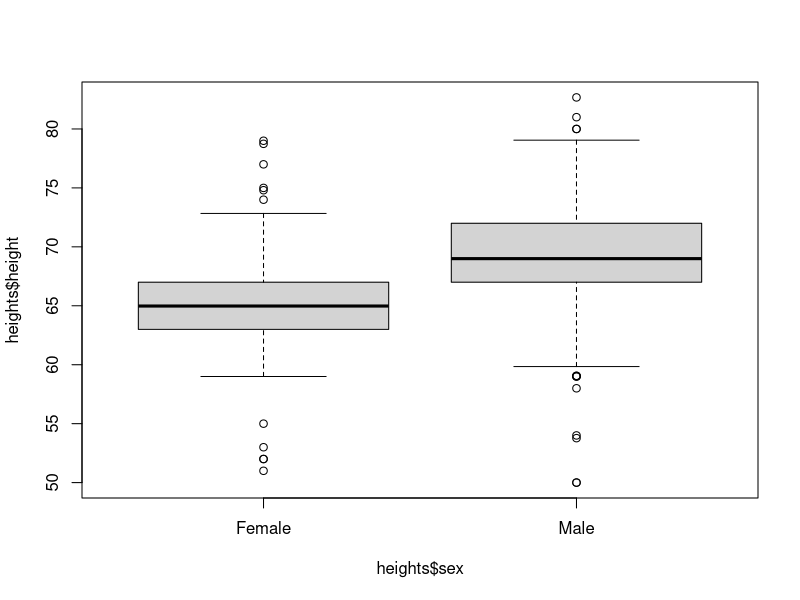
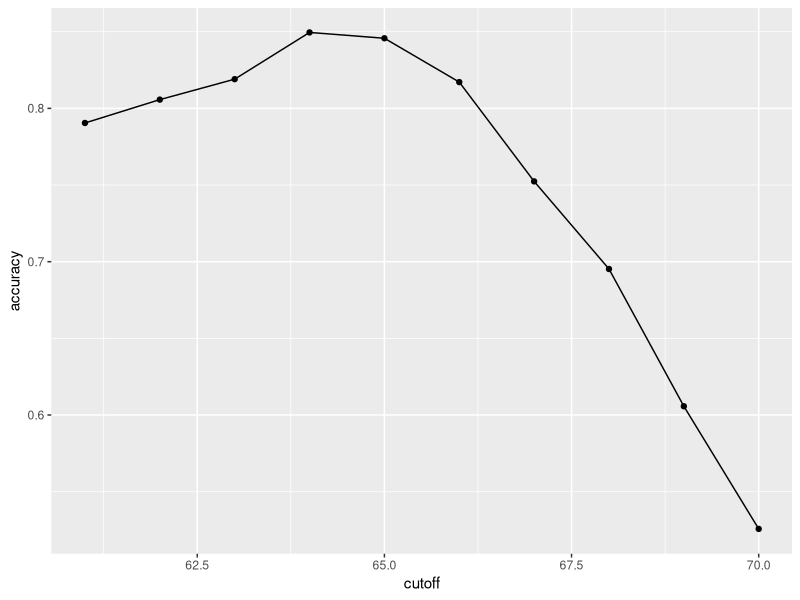

Source code (R) for these figures, in order:
## ---- chunk 1
knitr::opts_chunk$set(echo = TRUE)
img_path <- "img/"
## ---- chunk 2
library(tidyverse)
library(caret)
## ---- chunk 3
library(dslabs)
data(heights)
## ---- chunk 4
boxplot(heights$height~heights$sex)
## ---- chunk 5
y <- heights$sex
x <- heights$height
## ---- chunk 6
set.seed(2007)
test_index <- createDataPartition(y, times = 1, 
                                  p = 0.5, list = FALSE)
## ---- chunk 7
test_set <- heights[test_index, ]
train_set <- heights[-test_index, ]
## ---- chunk 8
y_hat <- sample(c("Male", "Female"), 
                length(test_index), replace = TRUE)
## ---- chunk 9
y_hat <- sample(c("Male", "Female"), 
                length(test_index), replace = TRUE) %>%
  factor(levels = levels(test_set$sex))
## ---- chunk 10
mean(y_hat == test_set$sex)
## ---- chunk 11
heights %>% group_by(sex) %>% 
  summarize(mean(height), sd(height))
## ---- chunk 12
y_hat <- ifelse(x > 62, "Male", "Female") %>% 
  factor(levels = levels(test_set$sex))
## ---- chunk 13
mean(y == y_hat)
## ---- chunk 14
cutoff <- seq(61, 70)
accuracy <- map_dbl(cutoff, function(x){
  y_hat <- ifelse(train_set$height > x, "Male", "Female") %>% 
    factor(levels = levels(test_set$sex))
  mean(y_hat == train_set$sex)
})
## ---- chunk 15
data.frame(cutoff, accuracy) %>% 
  ggplot(aes(cutoff, accuracy)) + 
  geom_point() + 
  geom_line() 
## ---- chunk 16
max(accuracy)
## ---- chunk 17
best_cutoff <- cutoff[which.max(accuracy)]
best_cutoff
## ---- chunk 18
y_hat <- ifelse(test_set$height > best_cutoff,"Male","Female") %>% 
  factor(levels = levels(test_set$sex))
y_hat <- factor(y_hat)
mean(y_hat == test_set$sex)
## ---- chunk 19
table(predicted = y_hat, actual = test_set$sex)
## ---- chunk 20
test_set %>% 
  mutate(y_hat = y_hat) %>%
  group_by(sex) %>% 
  summarize(accuracy = mean(y_hat == sex))
## ---- chunk 21
prev <- mean(y == "Male")
prev
## ---- chunk 22
mat <- matrix(c("True positives (TP)", "False negatives (FN)", 
                "False positives (FP)", "True negatives (TN)"), 2, 2)
colnames(mat) <- c("Actually Positive", "Actually Negative")
rownames(mat) <- c("Predicted positive", "Predicted negative")
tmp <- as.data.frame(mat)
if(knitr::is_html_output()){
  knitr::kable(tmp, "html") %>%
    kableExtra::kable_styling(bootstrap_options = "striped", full_width = FALSE)
} else{
  knitr::kable(tmp, "latex", booktabs = TRUE) %>%
    kableExtra::kable_styling(font_size = 8)
}
## ---- chunk 23
cm <- confusionMatrix(data = y_hat, 
                      reference = test_set$sex)
## ---- chunk 24
cm$overall["Accuracy"]
cm$byClass[c("Sensitivity","Specificity", "Prevalence")]
## ---- chunk 25
sessionInfo()
